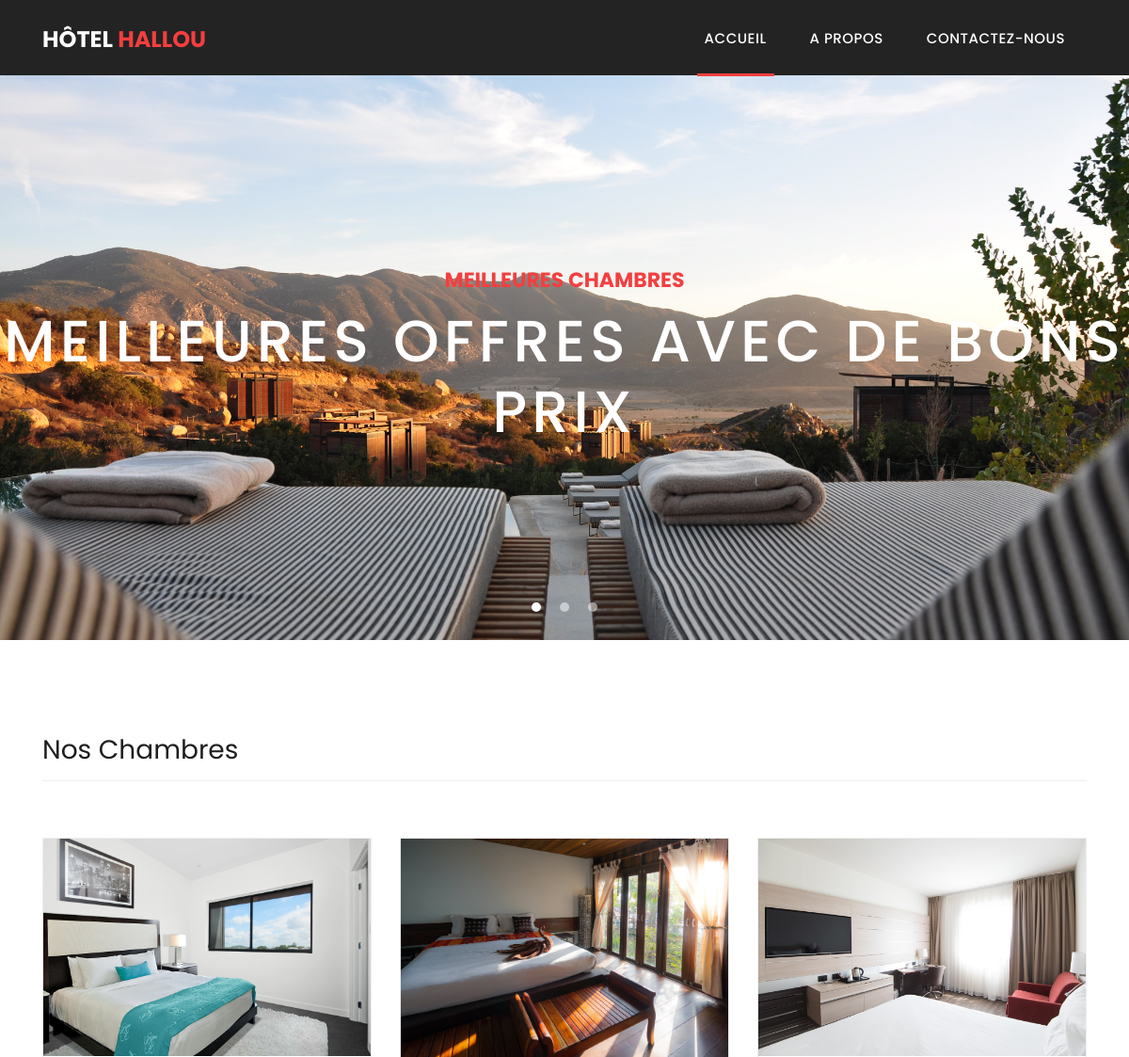
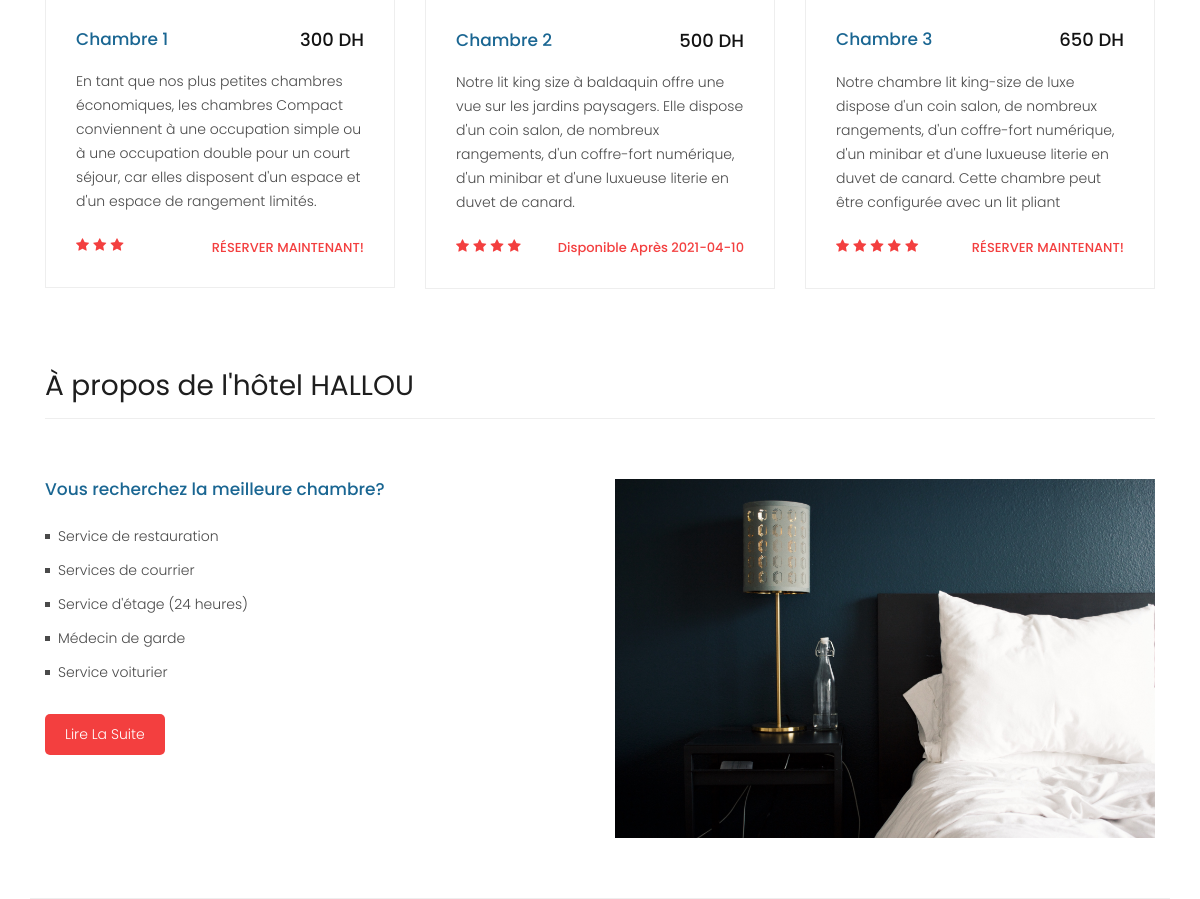
The page / on the database its author committed (2 pictures, top to bottom).
### tables this page shows
CREATE TABLE `room` (
  `id` int(11) NOT NULL,
  `description` text NOT NULL,
  `price` int(11) NOT NULL,
  `rating` int(11) NOT NULL,
  `availabe_after` date NOT NULL
);

### index.php (the view, shortened to what this page needs)
<!DOCTYPE html>
<html lang="en">
  <head>
    <link href="vendor/bootstrap/css/bootstrap.min.css" rel="stylesheet">
    <link rel="stylesheet" href="assets/css/fontawesome.css">
    <link rel="stylesheet" href="assets/css/app.css">
    <link rel="stylesheet" href="assets/css/owl.css">
  </head>
  <body>
    <header class="">
      <nav class="navbar navbar-expand-lg">
        <div class="container">
          <a class="navbar-brand" href="index.php"><h2>hôtel <em> HALLOU</em></h2></a>
          <div class="collapse navbar-collapse" id="navbarResponsive">
            <ul class="navbar-nav ml-auto">
              <li class="nav-item active">
                <a class="nav-link" href="index.php">ACCUEIL
                </a>
              </li>
              <li class="nav-item">
                <a class="nav-link" href="about.php">A PROPOS</a>
              </li>
              <li class="nav-item">
                <a class="nav-link" href="contact.php">CONTACTEZ-NOUS</a>
              </li>
            </ul>
          </div>
        </div>
      </nav>
    </header>
    <div class="banner header-text">
      <div class="owl-banner owl-carousel">
        <div class="banner-item-01">
          <div class="text-content">
            <h4>meilleures chambres</h4>
            <h2>meilleures offres avec de bons prix</h2>
          </div>
        </div>
      </div>
    </div>
    <div class="latest-products">
      <div class="container">
        <div class="row">
          <div class="col-md-12">
            <div class="section-heading">
              <h2>Nos Chambres</h2>
            </div>
          </div>
          <?php
									include "db_conn.php";
									$sql = "SELECT * FROM room";
									$result = mysqli_query($conn, $sql);
									while($row = $result->fetch_assoc()):
					?>
          <div class="col-md-4">
            <div class="product-item">
              <img src="<?php echo "assets/images/rooms/".$row['id'].".jpg"?>" alt="chambre">
              <div class="down-content">
                <h4> Chambre <?php echo $row['id'] ?></h4>
                <h6><?php echo $row['price'] ?> DH</h6>
                <p><?php echo $row['description'] ?></p>
                <ul class="stars">
                <?php for ($i = 0; $i < $row['rating']; $i++) { ?>
                  <li><i class="fa fa-star"></i></li>
                <?php } ?>
                </ul>
                <?php if(date("Y-m-d") < $row['availabe_after']){ ?>
                <span>Disponible Après <?php echo $row['availabe_after'] ?></span>
                <?php }else{ ?>
                <a href="add_reservation.php?id=<?php echo $row['id']?>"><span>RÉSERVER MAINTENANT!</span></a>
                <?php } ?>
              </div>
            </div>
          </div>
          <?php endwhile; ?>
        </div>
      </div>
    </div>
    <div class="best-features">
      <div class="container">
        <div class="row">
          <div class="col-md-12">
            <div class="section-heading">
              <h2>À propos de l'hôtel HALLOU</h2>
            </div>
          </div>
          <div class="col-md-6">
            <div class="left-content">
              <h4>Vous recherchez la meilleure chambre?</h4>
              <ul class="featured-list">
                <li><a href="#">Service de restauration</a></li>
                <li><a href="#">Services de courrier</a></li>
                <li><a href="#">Service d'étage (24 heures)</a></li>
                <li><a href="#">Médecin de garde</a></li>
                <li><a href="#">Service voiturier</a></li>
              </ul>
              <a href="about.php" class="filled-button">Lire la suite</a>
            </div>
          </div>
          <div class="col-md-6">
            <div class="right-image">
              <img src="assets/images/feature-image.jpg" alt="">
            </div>
          </div>
        </div>
      </div>
    </div>
  </body>
</html>

### assets/css/app.css (style rules this page uses)
body { font-family: "Poppins", sans-serif; overflow-x: hidden; text-rendering: optimizeLegibility; -webkit-font-smoothing: antialiased; -moz-osx-font-smoothing: grayscale; }
p { margin-bottom: 0px; font-size: 14px; font-weight: 300; color: #4a4a4a; line-height: 24px; }
a { text-decoration: none !important; }
ul { padding: 0; margin: 0; list-style: none; }
h1, h2, h3, h4, h5, h6 { margin: 0px; }
a.filled-button { background-color: #f33f3f; color: #fff; font-size: 14px; text-transform: capitalize; font-weight: 300; padding: 10px 20px; border-radius: 5px; display: inline-block; transition: all 0.3s; }
.section-heading { text-align: left; margin-bottom: 60px; border-bottom: 1px solid #eee; }
.section-heading h2 { font-size: 28px; font-weight: 400; color: #1e1e1e; margin-bottom: 15px; }
header { position: absolute; z-index: 99999; width: 100%; height: 80px; background-color: #232323; -webkit-transition: all 0.3s ease-in-out 0s; -moz-transition: all 0.3s ease-in-out 0s; -o-transition: all 0.3s ease-in-out 0s; transition: all 0.3s ease-in-out 0s; }
header .navbar { padding: 17px 0px; }
.navbar .navbar-brand { float: left; margin-top: -12px; outline: none; }
.navbar .navbar-brand h2 { color: #fff; text-transform: uppercase; font-size: 24px; font-weight: 700; -webkit-transition: all 0.3s ease 0s; -moz-transition: all 0.3s ease 0s; -o-transition: all 0.3s ease 0s; transition: all 0.3s ease 0s; }
.navbar .navbar-brand h2 em { font-style: normal; color: #f33f3f; }
#navbarResponsive { z-index: 999; }
.navbar-collapse { text-align: center; }
.navbar .navbar-nav .nav-item { margin: 0px 15px; }
.navbar .navbar-nav a.nav-link { text-transform: capitalize; font-size: 15px; font-weight: 500; letter-spacing: 0.5px; color: #fff; transition: all 0.5s; margin-top: 5px; }
.navbar .navbar-nav .nav-link:hover, .navbar .navbar-nav .active > .nav-link, .navbar .navbar-nav .nav-link.active, .navbar .navbar-nav .nav-link.show, .navbar .navbar-nav .show > .nav-link { color: #fff; padding-bottom: 25px; border-bottom: 3px solid #f33f3f; }
.banner { position: relative; text-align: center; padding-top: 80px; }
.banner-item-01 { padding: 300px 0px; background-image: url(../images/slide_01.jpg); background-size: cover; background-repeat: no-repeat; background-position: center center; }
.banner .text-content { position: absolute; top: 50%; transform: translateY(-50%); text-align: center; width: 100%; }
.banner .text-content h4 { color: #f33f3f; font-size: 22px; text-transform: uppercase; font-weight: 700; margin-bottom: 15px; }
.banner .text-content h2 { color: #fff; font-size: 62px; text-transform: uppercase; letter-spacing: 5px; }
.latest-products { margin-top: 100px; }
.product-item { border: 1px solid #eee; margin-bottom: 30px; }
.product-item .down-content { padding: 30px; position: relative; }
.product-item img { width: 100%; overflow: hidden; }
.product-item .down-content h4 { font-size: 17px; color: #1a6692; margin-bottom: 20px; }
.product-item .down-content h6 { position: absolute; top: 30px; right: 30px; font-size: 18px; color: #121212; }
.product-item .down-content p { margin-bottom: 20px; }
.product-item .down-content ul li { display: inline-block; }
.product-item .down-content ul li i { color: #f33f3f; font-size: 14px; }
.product-item .down-content span { position: absolute; right: 30px; bottom: 30px; font-size: 13px; color: #f33f3f; font-weight: 500; }
.best-features { margin-top: 50px; }
.best-features .container .row { border-bottom: 1px solid #eee; padding-bottom: 60px; }
.best-features img { width: 100%; overflow: hidden; }
.best-features h4 { font-size: 17px; color: #1a6692; margin-bottom: 20px; }
.best-features ul.featured-list li { display: block; margin-bottom: 10px; }
.best-features ul.featured-list li a { font-size: 14px; color: #4a4a4a; font-weight: 300; transition: all 0.3s; position: relative; padding-left: 13px; }
.best-features ul.featured-list li a:before { content: ""; width: 5px; height: 5px; display: inline-block; background-color: #4a4a4a; position: absolute; left: 0; transition: all 0.3s; top: 8px; }
.best-features .filled-button { margin-top: 20px; }

### rows shown on the page
room: shows a picture, id "1", price "300", description "En tant que nos plus petites chambres économiques, les chambres Compact conviennent à une occupation simple ou à une occupation double pour un court séjour, car elles disposent d'un espace et d'un espace de rangement limités.", rating 3 (drawn)
room: shows a picture, id "2", price "500", description "Notre lit king size à baldaquin offre une vue sur les jardins paysagers. Elle dispose d'un coin salon, de nombreux rangements, d'un coffre-fort numérique, d'un minibar et d'une luxueuse literie en duvet de canard.", rating 4 (drawn), availabe_after "2021-04-10"
room: shows a picture, id "3", price "650", description "Notre chambre lit king-size de luxe dispose d'un coin salon, de nombreux rangements, d'un coffre-fort numérique, d'un minibar et d'une luxueuse literie en duvet de canard. Cette chambre peut être configurée avec un lit pliant", rating 5 (drawn)
